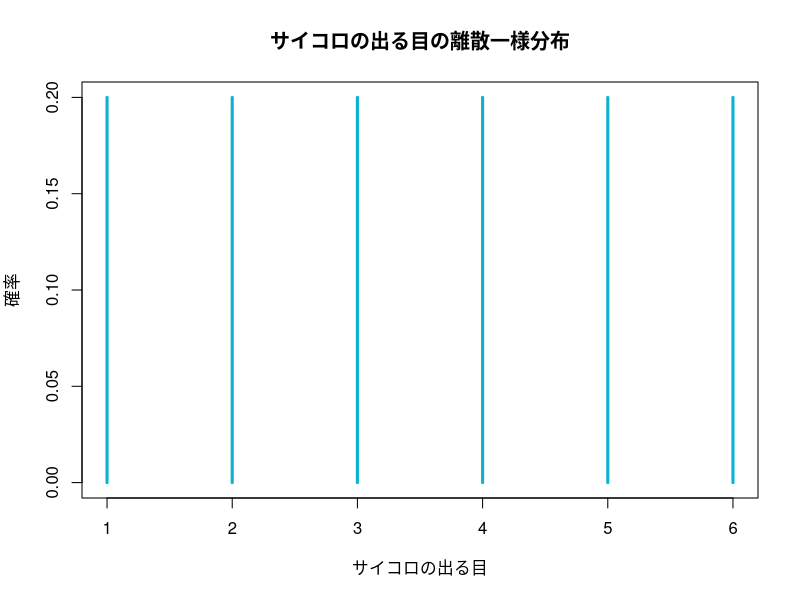
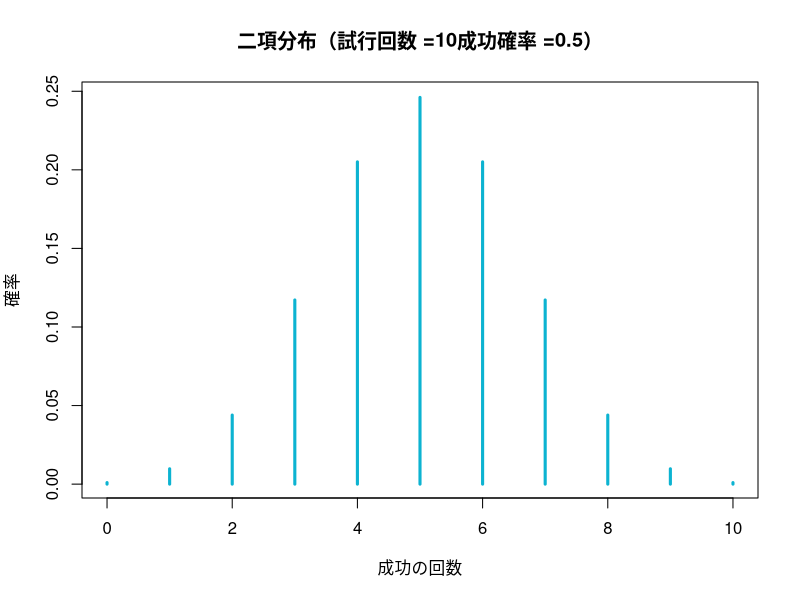
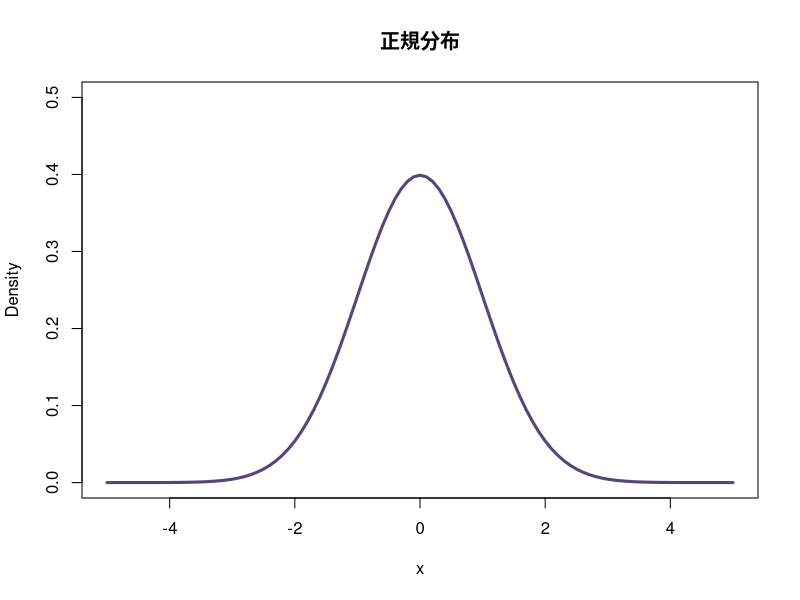
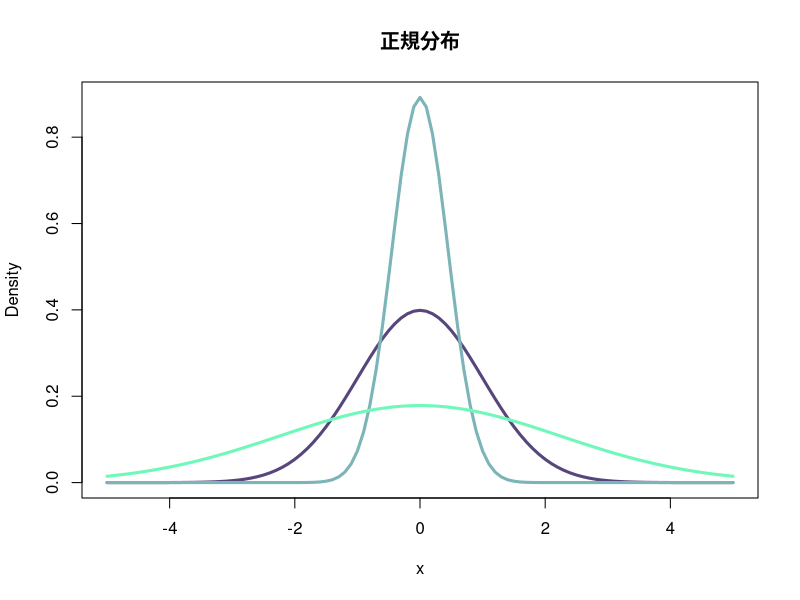
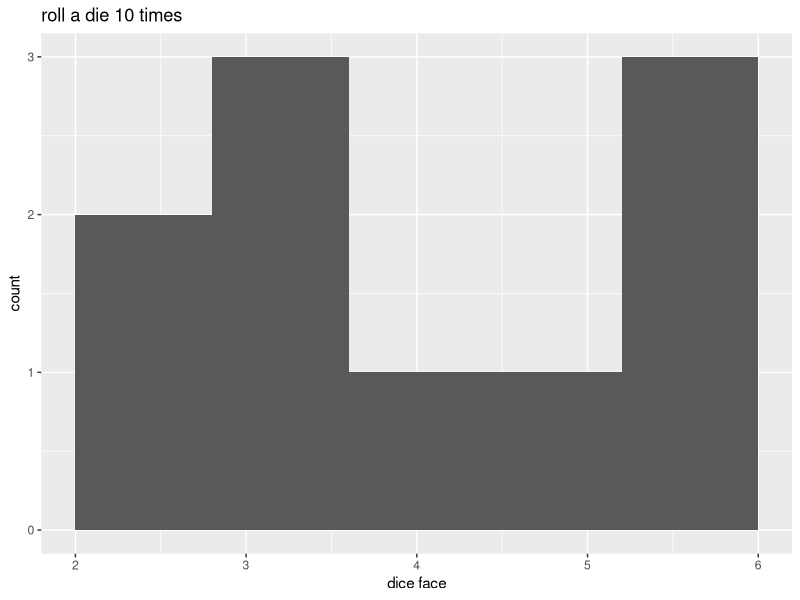
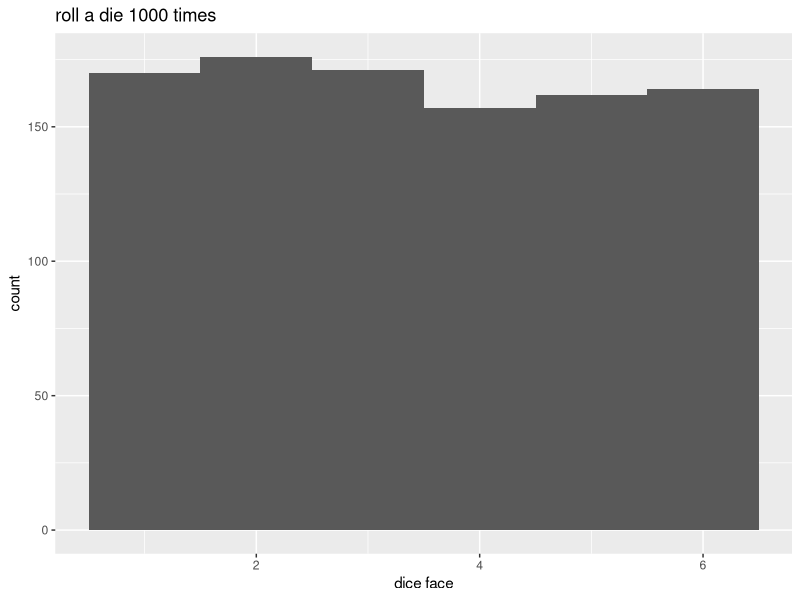
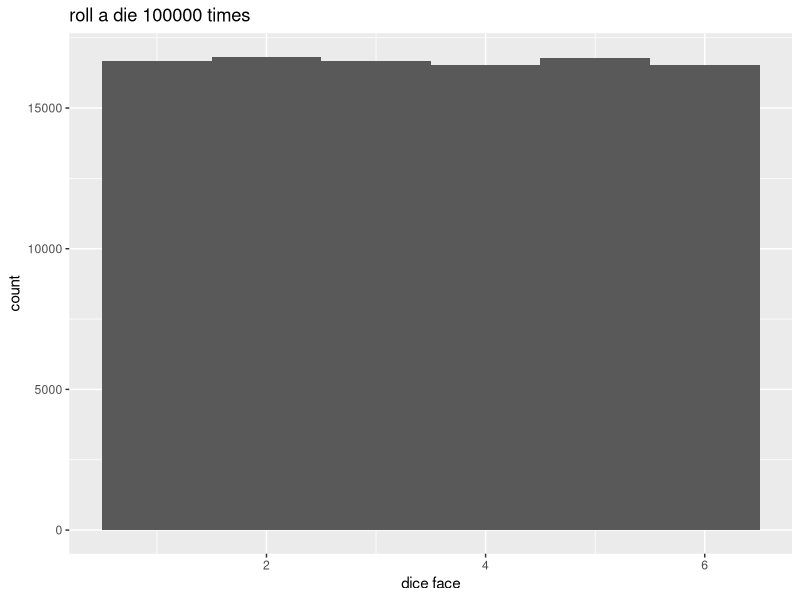
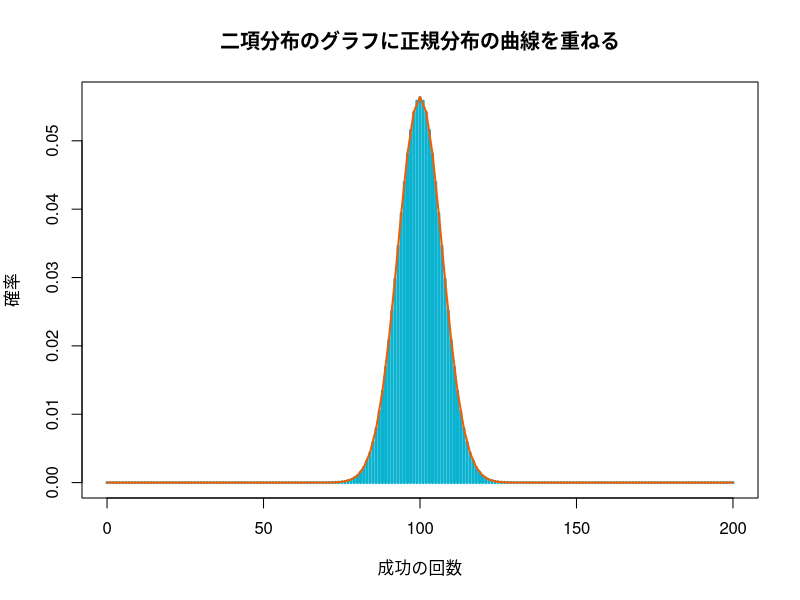

Source code (R) for these figures, in order:
## ---- chunk 1
library(dplyr, warn.conflicts = FALSE)
library(ggplot2)
## ---- chunk 2
# 乱数を固定（結果に再現性をもたせるための処理）
# set.seed()の行をコメントアウトすると、同じ値を得ることができなくなる
set.seed(123)
# 1から100までの整数を生成
population <- seq.int(100)
# 10個の標本を無作為に抽出（非復元抽出）
sample <- sample(population, 10, replace = FALSE)
sample
## ---- chunk 3
# irisのspeciesから10件ずつ抽出
# コードを実行する度に異なる行が抽出されるが、Speciesごとに10件ずつ抽出は維持される
iris_sample <- 
  iris |> 
  slice_sample(n = 10, 
               replace = FALSE,
               by = Species)

# Species（層）ごとの件数を確認
count(iris_sample, Species)
## ---- chunk 4
# 1から6までの整数を等確率で60個生成
n <- 60
dice_face <- sample(seq.int(6), size = n, replace = TRUE)
# 各出目の頻度を確認
table(dice_face)

# nの数を多くするとどうなるか。1000から100000まで変えて実行してみよう
# table(dice_face)/length(dice_face)
# sum(table(dice_face)/length(dice_face))
## ---- chunk 5
x <- seq.int(6)
# 一様分布の確率関数
y <- dunif(x, 1, 6)
plot(x, y, 
     type = "h", 
     lwd = 3, 
     col = "#0cb3d1", 
     ylim = c(0, 0.2), 
     xlab = "サイコロの出る目", 
     ylab = "確率",
     main = "サイコロの出る目の離散一様分布")
## ---- chunk 6
# 成功確率
p <- 0.5
# 試行回数
n <- 10
# 二項分布の確率関数を計算する範囲
x <- 0:n

# 二項分布の確率関数を計算
prob <- dbinom(x, size = n, prob = p)

# グラフ描画
plot(x, prob, type = "h",
     ylab = "確率", 
     xlab = "成功の回数",
     main = paste0("二項分布（試行回数 =", n, "成功確率 =", p, "）"),
     lwd = 3, 
     col = "#0cb3d1")

# 成功確率を1までの範囲で変化させた場合の二項分布を描いてみよう
## ---- chunk 7
# xの範囲を設定
x <- seq(-5, 5, by = 0.1)
y1 <- dnorm(x, mean = 0, sd = 1)
# グラフを描画
plot(x, y1, type = "l", 
     lwd = 3,
     col = "#57467b",
     ylim = c(0, 0.5), 
     xlab = "x", 
     ylab = "Density", 
     main = "正規分布")

# 平均0で分散がそれぞれ0.2、5の
# 正規分布の確率密度関数を計算
y2 <- dnorm(x, mean = 0, sd = sqrt(0.2))
y3 <- dnorm(x, mean = 0, sd = sqrt(5))
plot(x, y1, type = "l", 
     lwd = 3,
     col = "#57467b",
     ylim = c(0, max(c(y1, y2, y3))), 
     xlab = "x", 
     ylab = "Density", 
     main = "正規分布")
lines(x, y2, lwd = 3, col = "#7cb4b8")
lines(x, y3, lwd = 3, col = "#70f8ba")
## ---- chunk 8
# 1から6までの出目
dice_x <- seq.int(6)

# 1回の試行（サイコロ投げを行う）
sample(dice_x, size = 1)

sample(dice_x, size = 1)

set.seed(20230522) # 結果に再現性をもたせる
sample(dice_x, size = 1)
set.seed(20230522); sample(dice_x, size = 1) # 上記の結果と同じ値 1 を得る

# 各出目の確率
probabilities <- rep(1/6, 6)
# 期待値の計算
(expected_value <- sum(dice_x * probabilities))
# 分散の計算
sum(((dice_x - expected_value)^2) * probabilities)
## ---- chunk 9
# サイコロ投げを10回行う
# replace = TRUE 繰り返し同じ値（目）が出ても良いとする
set.seed(123); res <- sample(dice_x, size = 10, replace = TRUE)
table(res)

mean(res) # 期待値
sum(((dice_x - mean(res))^2) * rep(1/6, 6)) # 分散
## ---- chunk 10
tibble::tibble(frequency = res) |> 
  ggplot() +
  aes(frequency) +
  geom_histogram(bins = 6) +
  labs(title = "roll a die 10 times") +
  xlab("dice face")
## ---- chunk 11
set.seed(123); res <- sample(dice_x, size = 1000, replace = TRUE)
tibble::tibble(frequency = res) |> 
  ggplot() +
  aes(frequency) +
  geom_histogram(bins = 6) +
  labs(title = "roll a die 1000 times") +
  xlab("dice face")
## ---- chunk 12
mean(res) # 期待値
sum(((dice_x - mean(res))^2) * rep(1/6, 6)) # 分散
## ---- chunk 13
# 10万回
set.seed(123); res <- sample(dice_x, size = 100000, replace = TRUE)
tibble::tibble(frequency = res) |> 
  ggplot() +
  aes(frequency) +
  geom_histogram(bins = 6) +
  labs(title = "roll a die 100000 times") +
  xlab("dice face")
## ---- chunk 14
mean(res) # 期待値
sum(((dice_x - mean(res))^2) * rep(1/6, 6)) # 分散

# 1が出たときの確率
sum(dice_x == 1) / length(dice_x) # 1/6
## ---- chunk 15
n <- 200
# 二項分布の確率質量関数を計算する範囲
x <- 0:n
prob <- dbinom(x, size = n, prob = 0.5)

# グラフ描画
plot(x, prob, type = "h",
     ylab = "確率", 
     xlab = "成功の回数",
     main = "二項分布のグラフに正規分布の曲線を重ねる",
     lwd = 3, 
     col = "#0cb3d1")
# 正規分布の曲線を重ねる
curve(dnorm(x, mean = 100, sd = sqrt(200 * 0.5 * 0.5)), 
      add = TRUE, 
      lwd = 2, 
      col = "#f25d02")
## ---- chunk 16
# 一様分布での例
# 標本サイズ
n <- 1000
# 試行回数
m <- 10000
# 標本平均を格納するベクトル
x <- rep(NA, m)
for (i in 1:m) {
  x[i] <- mean(runif(n, min = 0, max = 1))
}
hist(x, 
     breaks = 40, 
     freq = FALSE, 
     main = "一様分布のグラフに正規分布の曲線を重ねる",
     ylim = c(0, 50),
     col = "#0cb3d1")
# 正規分布の曲線を重ねる
curve(dnorm(x, mean = 0.5, sd = sqrt(1 / 12 / n)), 
      add = TRUE, 
      lwd = 2, 
      col = "#f25d02")
## ---- chunk 17
# アヤメの萼片の長さについて、1件目のデータを標準化
(iris$Sepal.Length[1] - mean(iris$Sepal.Length)) / sd(iris$Sepal.Length)
## ---- chunk 18
x <- scale(iris$Sepal.Length)
x

# 先ほどの結果と同じ値を得られているか確認
x[1]
